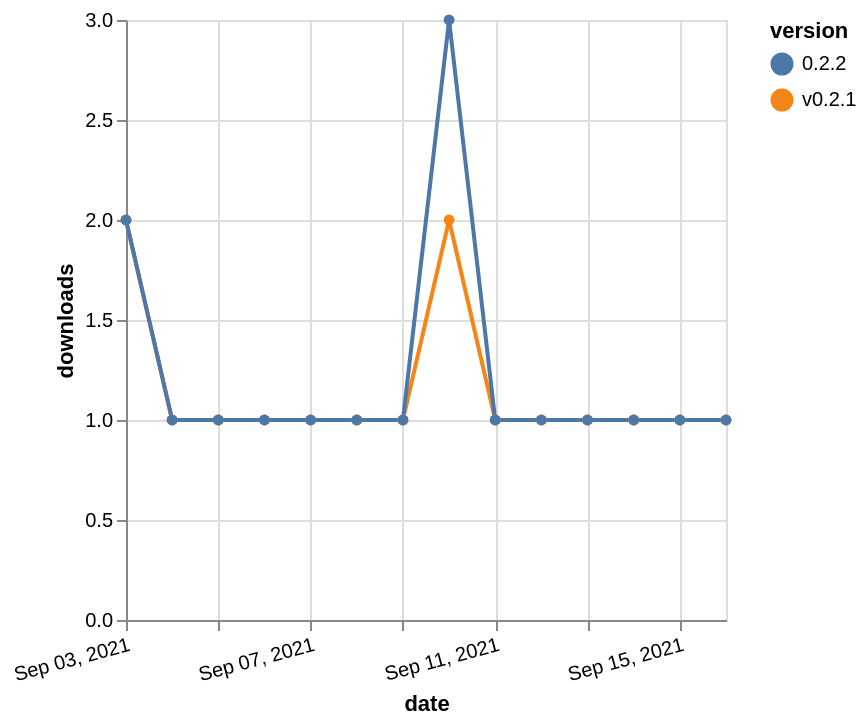

Express this chart as Vega-Lite.
### Vega-Lite specification from a JSON file in a GitHub repository (floating-point values rounded to 4 significant figures)
{"$schema": "https://vega.github.io/schema/vega-lite/v5.json", "description": "A simple bar chart with embedded data.", "data": {"values": [{"date": "2021-09-03", "total": 74, "delta": 2, "version": "v0.2.1"}, {"date": "2021-09-04", "total": 75, "delta": 1, "version": "v0.2.1"}, {"date": "2021-09-05", "total": 76, "delta": 1, "version": "v0.2.1"}, {"date": "2021-09-06", "total": 77, "delta": 1, "version": "v0.2.1"}, {"date": "2021-09-07", "total": 78, "delta": 1, "version": "v0.2.1"}, {"date": "2021-09-08", "total": 79, "delta": 1, "version": "v0.2.1"}, {"date": "2021-09-09", "total": 80, "delta": 1, "version": "v0.2.1"}, {"date": "2021-09-10", "total": 82, "delta": 2, "version": "v0.2.1"}, {"date": "2021-09-11", "total": 83, "delta": 1, "version": "v0.2.1"}, {"date": "2021-09-12", "total": 84, "delta": 1, "version": "v0.2.1"}, {"date": "2021-09-13", "total": 85, "delta": 1, "version": "v0.2.1"}, {"date": "2021-09-14", "total": 86, "delta": 1, "version": "v0.2.1"}, {"date": "2021-09-15", "total": 87, "delta": 1, "version": "v0.2.1"}, {"date": "2021-09-16", "total": 88, "delta": 1, "version": "v0.2.1"}, {"date": "2021-09-03", "total": 76, "delta": 2, "version": "0.2.2"}, {"date": "2021-09-04", "total": 77, "delta": 1, "version": "0.2.2"}, {"date": "2021-09-05", "total": 78, "delta": 1, "version": "0.2.2"}, {"date": "2021-09-06", "total": 79, "delta": 1, "version": "0.2.2"}, {"date": "2021-09-07", "total": 80, "delta": 1, "version": "0.2.2"}, {"date": "2021-09-08", "total": 81, "delta": 1, "version": "0.2.2"}, {"date": "2021-09-09", "total": 82, "delta": 1, "version": "0.2.2"}, {"date": "2021-09-10", "total": 85, "delta": 3, "version": "0.2.2"}, {"date": "2021-09-11", "total": 86, "delta": 1, "version": "0.2.2"}, {"date": "2021-09-12", "total": 87, "delta": 1, "version": "0.2.2"}, {"date": "2021-09-13", "total": 88, "delta": 1, "version": "0.2.2"}, {"date": "2021-09-14", "total": 89, "delta": 1, "version": "0.2.2"}, {"date": "2021-09-15", "total": 90, "delta": 1, "version": "0.2.2"}, {"date": "2021-09-16", "total": 91, "delta": 1, "version": "0.2.2"}]}, "width": "container", "mark": {"type": "line", "point": {"filled": true}}, "encoding": {"x": {"field": "date", "type": "temporal", "timeUnit": "yearmonthdate", "title": "date", "axis": {"labelAngle": -15}}, "y": {"field": "delta", "type": "quantitative", "title": "downloads"}, "color": {"field": "version", "type": "nominal"}, "tooltip": {"field": "delta"}}}
